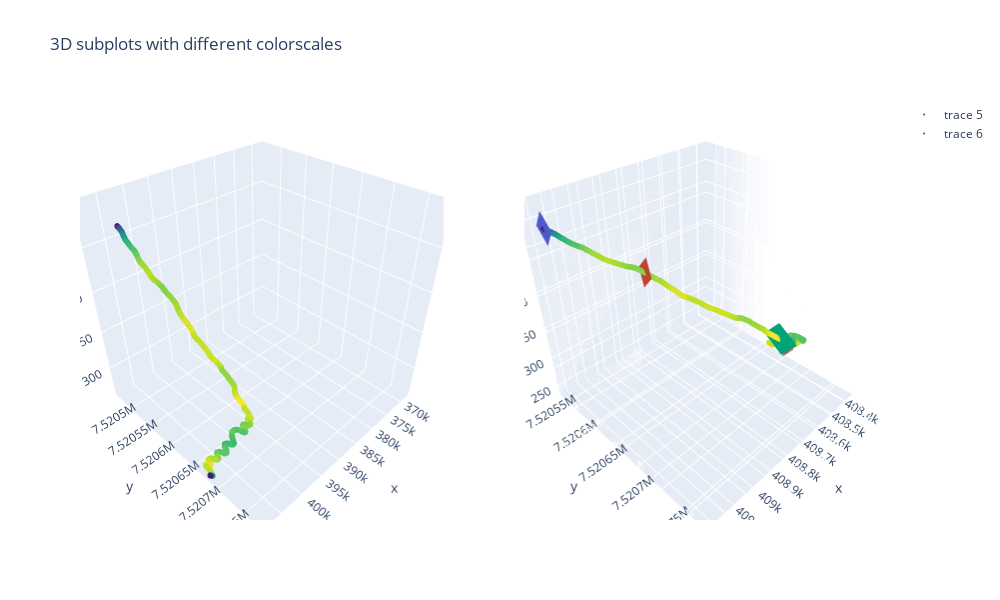

The notebook cell this image was saved under:
### Code cell
import pyproj
#descente
j=2



fig = make_subplots(
    rows=1, cols=2,specs=[[{'type': 'scene'},{'type': 'scene'}]])

longeur_plan=20
for i in range(len(n)) :
        
    vecteur_colineaire=np.array([1,1,-1*(n[i][0]+n[i][1])/n[i][2]])
    vecteur_colineaire_2=np.array([0,1,-1*(n[i][1])/n[i][2]])
    vecteur_colineaire_3=np.array([1,0,-1*(n[i][0])/n[i][2]])

    angle=np.pi/2
    #matrice_de_rotation_par_rapport_a_n[i]
    matrice_de_rotation_par_rapport_a_N=np.array([[np.cos(angle)+n[i][0]**2*(1-np.cos(angle)),n[i][0]*n[i][1]*(1-np.cos(angle))-n[i][2]*np.sin(angle),n[i][0]*n[i][2]*(1-np.cos(angle))+n[i][1]*np.sin(angle)],[n[i][1]*n[i][0]*(1-np.cos(angle))+n[i][2]*np.sin(angle),np.cos(angle)+n[i][1]**2*(1-np.cos(angle)),n[i][1]*n[i][2]*(1-np.cos(angle))-n[i][0]*np.sin(angle)],[n[i][2]*n[i][0]*(1-np.cos(angle))-n[i][1]*np.sin(angle),n[i][2]*n[i][1]*(1-np.cos(angle))+n[i][0]*np.sin(angle),np.cos(angle)+n[i][2]**2*(1-np.cos(angle))]])
    vecteur_colineaire_4=np.dot(matrice_de_rotation_par_rapport_a_N,vecteur_colineaire)

    vecteur_colineaire=vecteur_colineaire/np.linalg.norm(vecteur_colineaire)
    vecteur_colineaire_2=vecteur_colineaire_2/np.linalg.norm(vecteur_colineaire_2)
    vecteur_colineaire_3=vecteur_colineaire_3/np.linalg.norm(vecteur_colineaire_3)
    vecteur_colineaire_4=vecteur_colineaire_4/np.linalg.norm(vecteur_colineaire_4)

    #print(np.dot(vecteur_colineaire,n[i]))
    #print(np.dot(vecteur_colineaire_2,n[i]))
    #print(np.dot(vecteur_colineaire_3,n[i]))
    #print(np.dot(vecteur_colineaire_4,n[i]))


    point_1=p[i]+longeur_plan*vecteur_colineaire
    point_2=p[i]-longeur_plan*vecteur_colineaire
    point_3=p[i]+longeur_plan*vecteur_colineaire_4
    point_4=p[i]-longeur_plan*vecteur_colineaire_4

    x = [point_1[0], point_2[0],point_3[0],point_4[0]]
    y = [point_1[1], point_2[1],point_3[1],point_4[1]]
    z = [point_1[2], point_2[2],point_3[2],point_4[2]]

    fig.add_trace(go.Mesh3d(x=x, y=y, z=z,),row=1, col=2)

    point_1=p[i]+longeur_plan*vecteur_colineaire
    point_2=p[i]-longeur_plan*vecteur_colineaire
    point_3=p[i]+longeur_plan*vecteur_colineaire_3
    point_4=p[i]-longeur_plan*vecteur_colineaire_3

    x = [point_1[0], point_2[0],point_3[0],point_4[0]]
    y = [point_1[1], point_2[1],point_3[1],point_4[1]]
    z = [point_1[2], point_2[2],point_3[2],point_4[2]]
    
    #fig.add_trace(go.Mesh3d(x=x, y=y, z=z,),row=1, col=1)



vitesse=data['speed[km/h]'][Liste_départ_arrivé_index[j][0]:Liste_départ_arrivé_index[j][1]]
Lat=data['Latitude[deg]'][Liste_départ_arrivé_index[j][0]:Liste_départ_arrivé_index[j][1]].to_numpy()
Long=data['Longitude[deg]'][Liste_départ_arrivé_index[j][0]:Liste_départ_arrivé_index[j][1]].to_numpy()
elevation=data['elevation[m]'][Liste_départ_arrivé_index[j][0]:Liste_départ_arrivé_index[j][1]].to_numpy()


x ,y, z = coordonnées_mercator(Lat,Long,elevation)


fig.add_trace(go.Scatter3d(x=x,y=y,z=z,mode='markers',marker=dict(size=2,color=vitesse,colorscale='Viridis',opacity=0.8)),row=1, col=1)
fig.add_trace(go.Scatter3d(x=x,y=y,z=z,mode='markers',marker=dict(size=2,color=vitesse,colorscale='Viridis',opacity=0.8)),row=1, col=2)
camera = dict(
    eye=dict(x=1.25, y=1.25, z=1.25)
)

scene = dict(
        xaxis = dict(nticks=10, range=[x.min()-50*(x.max()-x.min()),x.max()+0.10*(x.max()-x.min())],),
        yaxis = dict(nticks=10, range=[y.min()-0.50*(y.max()-y.min()),y.max()+0.10*(y.max()-y.min())],),
        zaxis = dict(nticks=10, range=[z.min(),z.max()],),
        )

fig.update_layout(
    title_text='3D subplots with different colorscales',
    height=600,
    width=1000,
    scene=scene,

)
fig.update_layout(scene=dict(aspectratio=dict(x=1, y=1, z=1),xaxis_title='x',yaxis_title='y',zaxis_title='z'),scene2=dict(aspectratio=dict(x=1, y=1, z=1),xaxis_title='x',yaxis_title='y',zaxis_title='z'))

fig.show()

### Figure 1 — Plotly figure (JSON) as saved in the notebook; plotly's stock layout.template omitted (floating-point values rounded to 4 significant figures; data arrays with more than 128 entries replaced by an {"elided": "..."} marker saying what was removed)
{"data": [{"scene": "scene2", "type": "mesh3d", "x": [409200.0, 409200.0, 409200.0, 409200.0], "y": [7521000.0, 7521000.0, 7521000.0, 7521000.0], "z": [478.2, 517.0, 493.2, 502.1]}, {"scene": "scene2", "type": "mesh3d", "x": [409000.0, 409000.0, 409000.0, 409000.0], "y": [7521000.0, 7521000.0, 7521000.0, 7521000.0], "z": [460.7, 457.7, 439.7, 478.7]}, {"scene": "scene2", "type": "mesh3d", "x": [408800.0, 408800.0, 408800.0, 408800.0], "y": [7521000.0, 7521000.0, 7521000.0, 7521000.0], "z": [377.3, 415.8, 392.2, 401.0]}, {"scene": "scene2", "type": "mesh3d", "x": [408600.0, 408600.0, 408600.0, 408600.0], "y": [7521000.0, 7521000.0, 7521000.0, 7521000.0], "z": [311.8, 346.5, 324.5, 333.7]}, {"scene": "scene2", "type": "mesh3d", "x": [408400.0, 408400.0, 408400.0, 408400.0], "y": [7521000.0, 7521000.0, 7521000.0, 7521000.0], "z": [240.5, 278.8, 254.3, 264.9]}, {"marker": {"color": {"elided": "607 float values"}, "colorscale": [[0, "#440154"], [0.1111, "#482878"], [0.2222, "#3e4989"], [0.3333, "#31688e"], [0.4444, "#26828e"], [0.5556, "#1f9e89"], [0.6667, "#35b779"], [0.7778, "#6ece58"], [0.8889, "#b5de2b"], [1, "#fde725"]], "opacity": 0.8, "size": 2}, "mode": "markers", "scene": "scene", "type": "scatter3d", "x": {"elided": "607 float values"}, "y": {"elided": "607 float values"}, "z": {"elided": "607 float values"}}, {"marker": {"color": {"elided": "607 float values"}, "colorscale": [[0, "#440154"], [0.1111, "#482878"], [0.2222, "#3e4989"], [0.3333, "#31688e"], [0.4444, "#26828e"], [0.5556, "#1f9e89"], [0.6667, "#35b779"], [0.7778, "#6ece58"], [0.8889, "#b5de2b"], [1, "#fde725"]], "opacity": 0.8, "size": 2}, "mode": "markers", "scene": "scene2", "type": "scatter3d", "x": {"elided": "607 float values"}, "y": {"elided": "607 float values"}, "z": {"elided": "607 float values"}}], "layout": {"height": 600, "scene": {"aspectratio": {"x": 1, "y": 1, "z": 1}, "domain": {"x": [0, 0.45], "y": [0, 1]}, "xaxis": {"nticks": 10, "range": [367200.0, 409300.0], "title": {"text": "x"}}, "yaxis": {"nticks": 10, "range": [7520000.0, 7521000.0], "title": {"text": "y"}}, "zaxis": {"nticks": 10, "range": [259.5, 497.6], "title": {"text": "z"}}}, "scene2": {"aspectratio": {"x": 1, "y": 1, "z": 1}, "domain": {"x": [0.55, 1], "y": [0, 1]}, "xaxis": {"title": {"text": "x"}}, "yaxis": {"title": {"text": "y"}}, "zaxis": {"title": {"text": "z"}}}, "title": {"text": "3D subplots with different colorscales"}, "width": 1000}}
